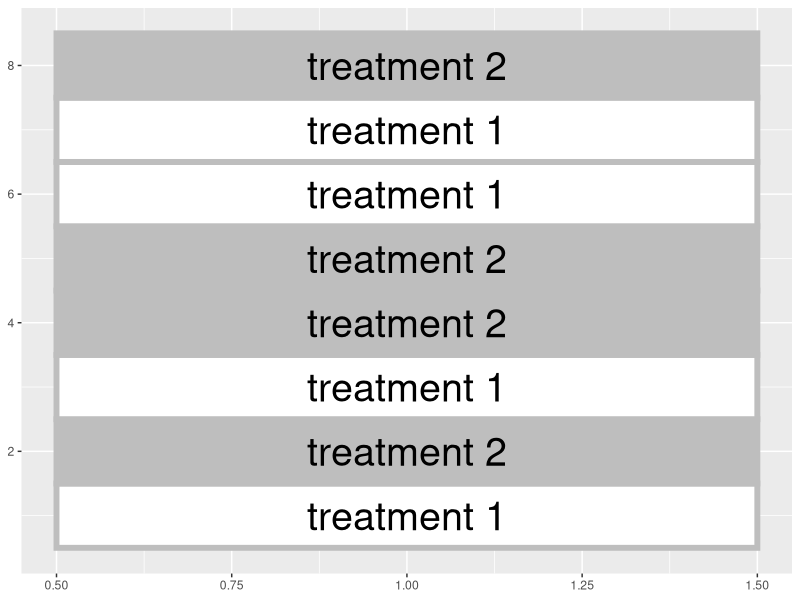
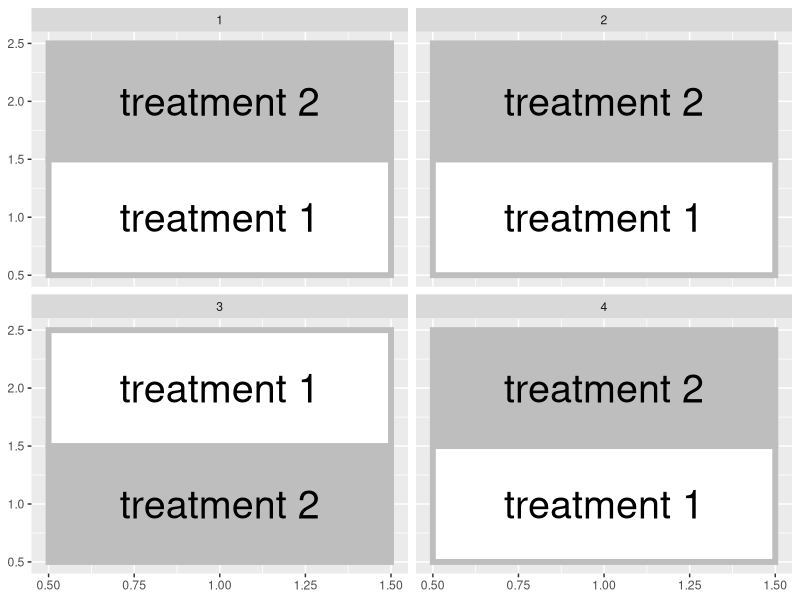
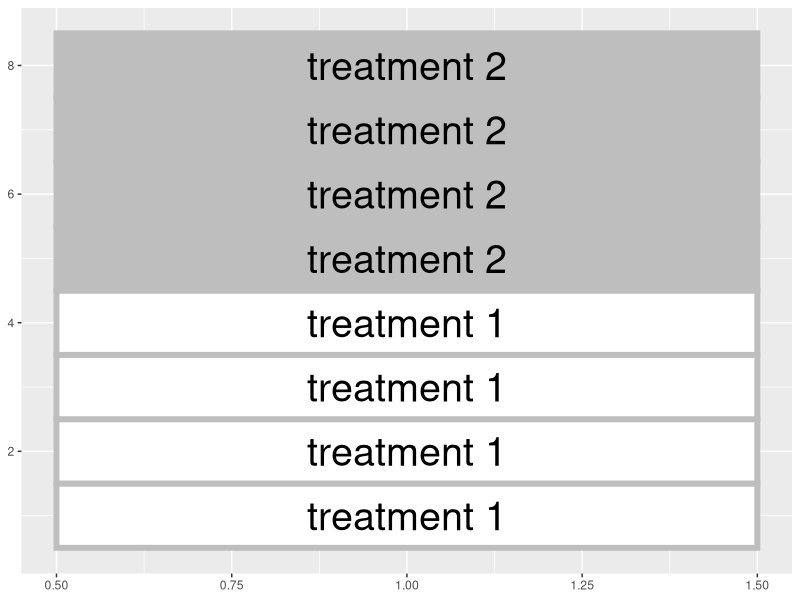
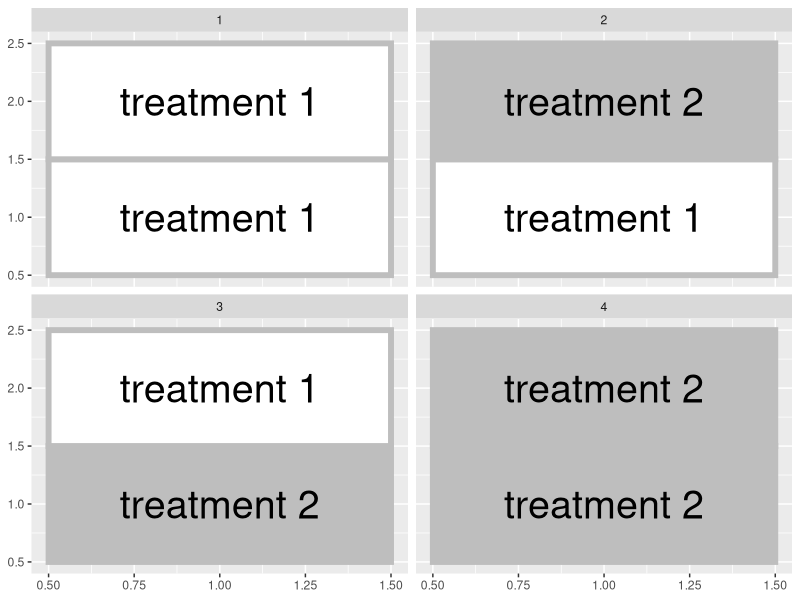
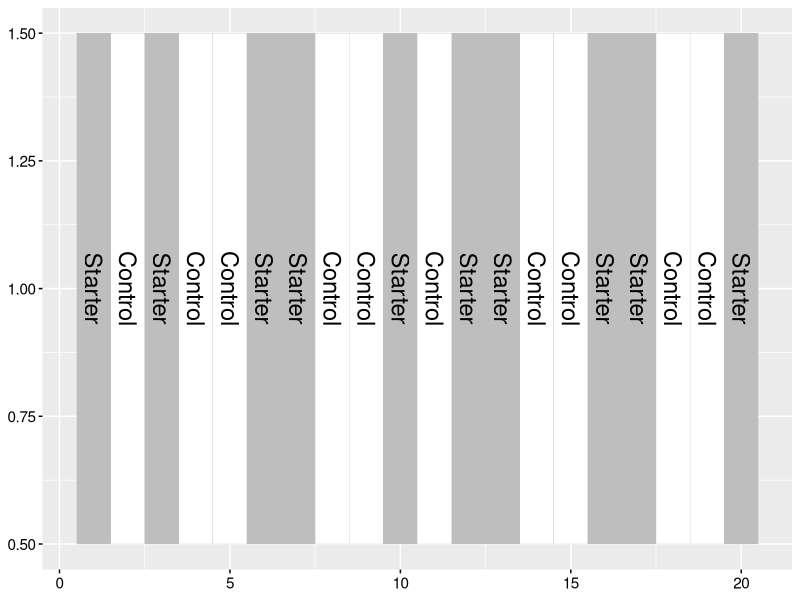
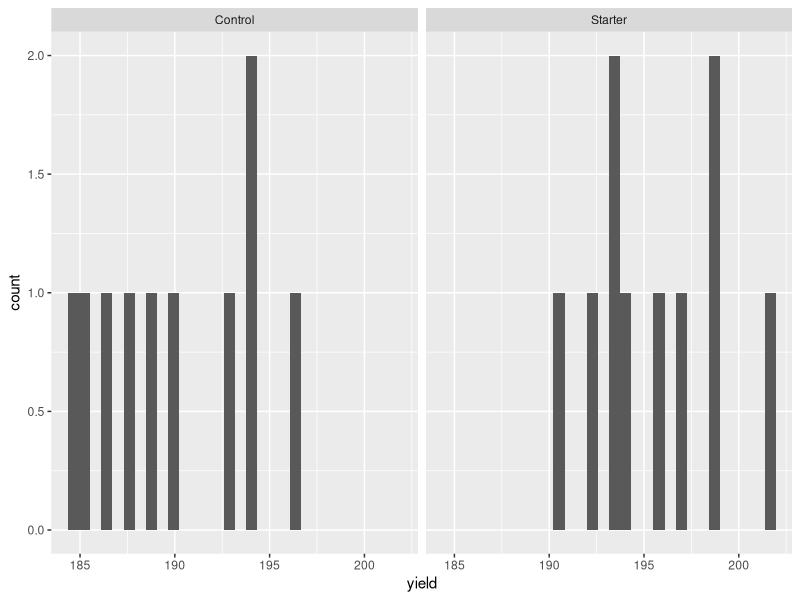
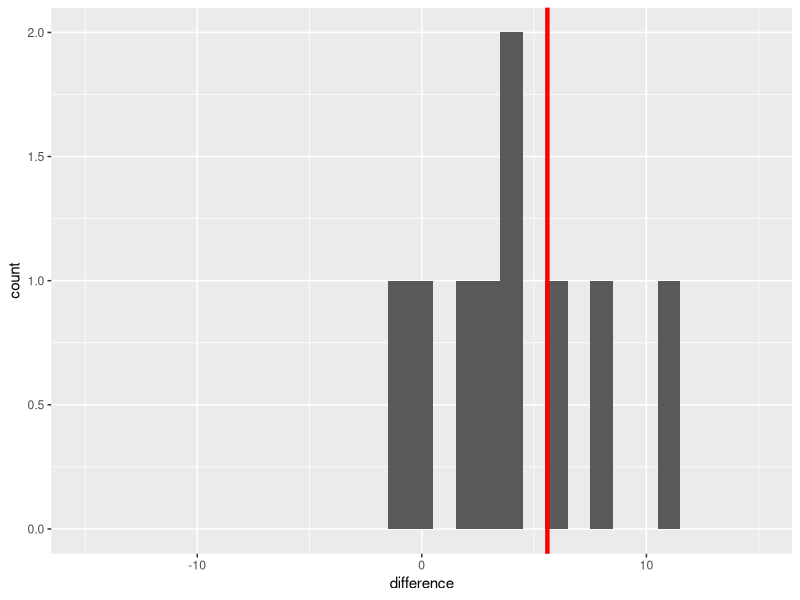

Reproduce these figures in R, in order.
## ---- chunk 1
library(tidyverse)
x = c(1:8)
y = 1
trt = c(1,2,1,2,2,1,1,2)
dataset = cbind(x,y, trt) %>%
  as.data.frame() %>%
  mutate(trt = as.factor(trt))

dataset %>%
  ggplot(aes(x=y, y=x, group=trt)) +
  geom_tile(aes(fill=trt), color="grey", size=2) +
  geom_text(aes(x=y, y=x, label=paste("treatment", trt)), size=10) +
  scale_fill_manual(values=c("white", "grey")) +
  theme(legend.position = "none") +
  labs(x=NULL, y=NULL)


## ---- chunk 2
x = c(1,2,1,2,1,2,1,2)
y = 1
trt = c(1,2,1,2,2,1,1,2)
field=(c(1,1,2,2,3,3,4,4))
dataset = cbind(x,y, trt, field) %>%
  as.data.frame() %>%
  mutate(trt = as.factor(trt))

dataset %>%
  ggplot(aes(x=y, y=x, group=trt)) +
  geom_tile(aes(fill=trt), color="grey", size=2) +
  geom_text(aes(x=y, y=x, label=paste("treatment", trt)), size=10) +
  scale_fill_manual(values=c("white", "grey")) +
  theme(legend.position = "none") +
  labs(x=NULL, y=NULL) + 
  facet_wrap(field ~ .)

## ---- chunk 3
library(tidyverse)

x = c(1:8)
y = 1
trt = c(1,1,1,1,2,2,2,2)
dataset = cbind(x,y, trt) %>%
  as.data.frame() %>%
  mutate(trt = as.factor(trt))

dataset %>%
  ggplot(aes(x=y, y=x, group=trt)) +
  geom_tile(aes(fill=trt), color="grey", size=2) +
  geom_text(aes(x=y, y=x, label=paste("treatment", trt)), size=10) +
  scale_fill_manual(values=c("white", "grey")) +
  theme(legend.position = "none") +
  labs(x=NULL, y=NULL)
## ---- chunk 4
x = c(1,2,1,2,1,2,1,2)
y = 1
trt = c(1,1,1,2,2,1,2,2)
field=(c(1,1,2,2,3,3,4,4))
dataset = cbind(x,y, trt, field) %>%
  as.data.frame() %>%
  mutate(trt = as.factor(trt))

dataset %>%
  ggplot(aes(x=y, y=x, group=trt)) +
  geom_tile(aes(fill=trt), color="grey", size=2) +
  geom_text(aes(x=y, y=x, label=paste("treatment", trt)), size=10) +
  scale_fill_manual(values=c("white", "grey")) +
  theme(legend.position = "none") +
  labs(x=NULL, y=NULL) + 
  facet_wrap(field ~ .)

## ---- chunk 5
corn_starter = read.csv("data-unit-4/corn_starter.csv")

## ---- chunk 6
corn_starter %>%
  mutate(hpos = row_number()) %>%
  ggplot(aes(x=hpos, y=1, group=treatment)) +
  geom_tile(aes(fill=treatment), color="grey") +
  geom_text(aes(x=hpos, y=1, label=treatment), size=6, angle=270) +
  scale_fill_manual(values=c("white", "grey")) +
  theme(legend.position = "none") +
  labs(x=NULL, y=NULL) + 
  theme(axis.text = NULL,
        axis.ticks = NULL)
## ---- chunk 7
head(corn_starter)
## ---- chunk 8
ggplot(data = corn_starter, aes(x=yield)) +
  geom_histogram() +
  facet_grid(~treatment)
## ---- chunk 9
corn_starter %>%
  group_by(treatment) %>%
  summarise(yield = mean(yield))
## ---- chunk 10
corn_differences = corn_starter %>%
  select(-plot) %>%
  spread(treatment, yield) %>%
  mutate(difference = Starter - Control)

corn_differences
## ---- chunk 11
ggplot(data = corn_differences, aes(x=difference)) +
  geom_histogram(binwidth = 1) +
  lims(x=c(-15, 15)) +
  geom_vline(xintercept = mean(corn_differences$difference),
             color = "red", size = 1.5)

## ---- chunk 12
min_t = qt(0.975, df=9)
min_t
## ---- chunk 13
sd = sd(corn_differences$difference)
sd
## ---- chunk 14
sed = sd/sqrt(10)
sed

## ---- chunk 15
sample_mean = mean(corn_differences$difference)
## ---- chunk 16
lower_limit = sample_mean - (min_t * sed)
lower_limit

## ---- chunk 17
upper_limit = sample_mean + (min_t * sed)
upper_limit

